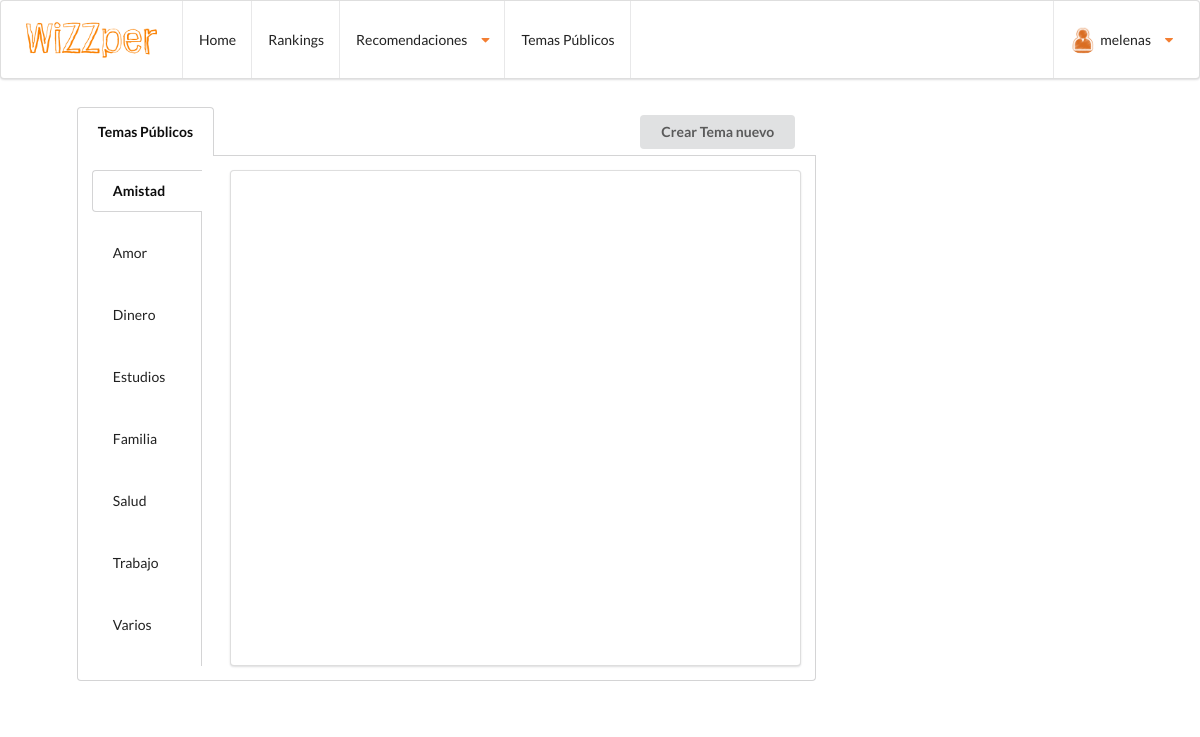
The app's page /temasPublicos.php (signed in) with its own data.
### tables this page shows
CREATE TABLE IF NOT EXISTS `tbl_categories` (
		`cate_id` int(11) NOT NULL,
		`cate_name` varchar(50) NULL
	);

### generosTemasPublicos.php (the view, shortened to what this page needs)
<?php
	include ("conexion.php");
	$sql = "SELECT tbl_categories.cate_id, tbl_categories.cate_name from tbl_categories";
	$datos = mysqli_query($con, $sql);
	if(mysqli_num_rows($datos) > 0){
		echo "<div class='ui grid'>
				<div class='three wide column'>
					<div class='ui vertical fluid tabular menu'>";
	$count = 0;
		while($send = mysqli_fetch_array($datos)){
			if($count == 0){
				echo "<a id='$send[cate_name]' f='$send[cate_name]' class='item active'>$send[cate_name]</a><br/> ";
				$count++;
			}else{
				echo "<a id='$send[cate_name]' f='$send[cate_name]' class='item'>$send[cate_name]</a><br/> ";
			}
		}
			echo "</div>
			  </div>
			  <div class='thirteen wide stretched column'>
				<div class='ui segment'>
					<div id='container' class='ui grid'>
					</div>
				</div>
			  </div>
			</div>";
	}
?>

### temasPublicos.php (shortened to what this page needs)
<!DOCTYPE html>
<html lang="es">
    <head>
        <link rel="stylesheet" type="text/css" href="css/style.css">
        <link rel="stylesheet" type="text/css" href="dist/semantic.min.css">
    </head>
    <body>
		<header>
            <nav class="ui stackable menu">
                <span class="item"><img class="ui small image" src="media/logo/loguito.png" onclick="location.href='index.php'"></span>
                <a class="item" href="index.php">
                    Home
                </a>
                <a class="item" href="rankings.php">
                    Rankings
                </a>
                <div class="ui simple dropdown item">
                    Recomendaciones <i class="dropdown orange icon"></i>
                </div>
                <a class="item" href="temasPublicos.php">
                    Temas Públicos
                </a>
                <div class="ui simple right floated dropdown item" id="user_options">
                    <img class="ui avatar image" src="media/img/users_avatar.png"><?php echo $_COOKIE["wizzper"];?><i class="dropdown orange icon"></i>
                </div>
            </nav>
        </header>
    		<div class="ui vertically divided stackable grid" id="grid_cuerpo">
				<div class="four column row">
					<div class="one wide column">
					</div>
                    <div class="ten wide column">
						<div class="ui top attached tabular menu">
							<div id="foro" class="item active">
								Temas Públicos
							</div>
							<div class="right menu">
								<div class="item">
									<div id="menNuevo" class="ui tema button"> Crear Tema nuevo</div><br/>
								</div>
							</div>
						</div>
						<div class="ui bottom attached segment">
							<?php
							include ("generosTemasPublicos.php");
							?>
						</div>
                    </div>
                    <div class="four wide column">
                    </div>
					<div class="one wide column">
					</div>
				</div>
            </div>
    </body>
</html>

### css/style.css (style rules this page uses)
#user_options { right:10px; }
#grid_cuerpo { margin-top:0px; }

### records on screen
tbl_categories: cate_name "Amistad"
tbl_categories: cate_name "Amor"
tbl_categories: cate_name "Dinero"
tbl_categories: cate_name "Estudios"
tbl_categories: cate_name "Familia"
tbl_categories: cate_name "Salud"
tbl_categories: cate_name "Trabajo"
tbl_categories: cate_name "Varios"

### other values on screen
$_COOKIE["wizzper"] "melenas"
